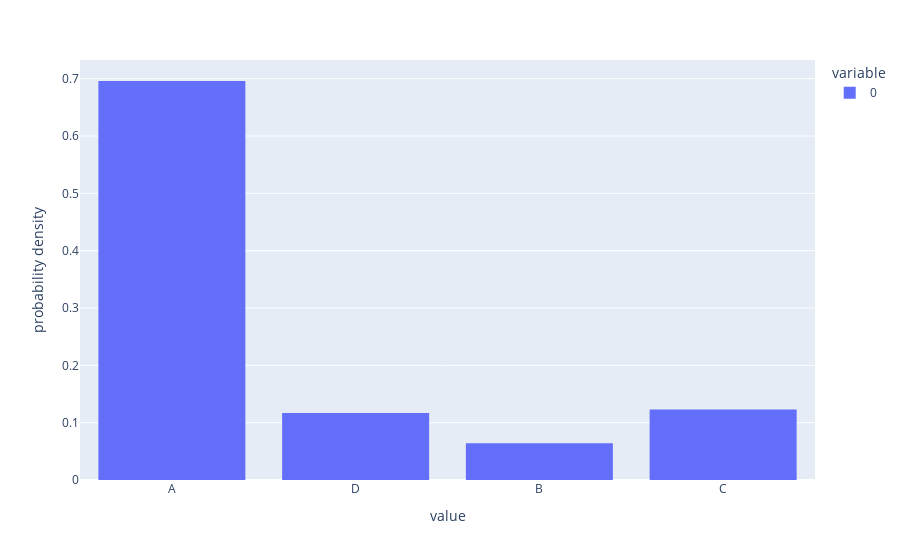

The code cell stored with this chart in its notebook:
### Code cell
def get_a_random_distribution(n : int):
    """genere une distribution de probabilité a support fini."""
    substrat=[]
    for k in range(n):
        if (k==n-1) and (substrat!=[]):
            substrat.append(1-sum(substrat))
        else:
            substrat.append(np.random.uniform(0,1-sum(substrat)))
    return substrat
class Chaine_Markovienne():
    def __init__(self, states : tuple, mu_zero : (float), transitions : [[float]]):
        """Chaine_Markovienne modélise une chaine de markov a support fini.
        States est un tuple contenant tous les etats de la chaine.
        mu_zero (un tuple) est la distribution a support fini de la loi de X0.
        transitions la matrice de transition."""
        assert len(states) !=0, "Chaine sans états"
        self.states = states
        self.mu_zero = walkerTable(distribution=mu_zero,distribution_values=self.states)
        self.state = self.mu_zero.run()
        self.round = 0
        self.transitions = transitions
        self.transitions_walker_table = [walkerTable(distribution=line,distribution_values=self.states) for line in self.transitions]
        pass
    def run(self, rounds : int):
        """Simule la trajectoire d'une chaine de markov avec un temps d'arret discret T = rounds"""
        for i in range(rounds):
            self.state = self.transitions_walker_table[self.states.index(self.state)].run()   #!!!!!!! possibilité d'amélioration, l'index est couteux!!!!
            self.round = self.round + 1
        return self.state
    def __repr__(self):
        txt = "\n"
        for k in self.transitions:
            txt = txt + "||"
            for i in range(len(k)):
                txt = txt + " " + str(k[i] + 0.0000000001)[:4] + " |"
            txt = txt + "|\n"
        return "current state : " + str(self.state) + txt
    def __str__(self):
        txt = "\n"
        for k in self.transitions:
            txt = txt + "||"
            for i in range(len(k)):
                txt = txt + " " + str(k[i] + 0.0000000001)[:4] + " |"
            txt = txt + "|\n"
        return "current state : " + str(self.state) + txt
    def reinit(self):
        self.state = self.mu_zero.run()
        self.round = 0
        pass
    def empiricLikelihood(self, n=1000):
        """Affiche l'histogramme de notre distribution pour n simmulation"""
        assert n != 0, "distribution non spécifiée"
        fig = px.histogram([self.run(rounds=1000) for k in range(n)], histnorm='probability density')
        fig.show()
test1 = Chaine_Markovienne(states=("A","B","C","D"),
                         mu_zero=get_a_random_distribution(4),
                         transitions=[get_a_random_distribution(4) for i in range(4)])
print(test1)
test1.empiricLikelihood()

### Figure 1 — Plotly figure (JSON) as saved in the notebook; plotly's stock layout.template omitted (floating-point values rounded to 4 significant figures; data arrays with more than 128 entries replaced by an {"elided": "..."} marker saying what was removed)
{"data": [{"bingroup": "x", "histnorm": "probability density", "hovertemplate": "variable=0<br>value=%{x}<br>probability density=%{y}<extra></extra>", "legendgroup": "0", "marker": {"color": "#636efa", "pattern": {"shape": ""}}, "name": "0", "orientation": "v", "showlegend": true, "type": "histogram", "x": {"elided": "1000 str values"}, "xaxis": "x", "yaxis": "y"}], "layout": {"barmode": "relative", "legend": {"title": {"text": "variable"}, "tracegroupgap": 0}, "margin": {"t": 60}, "xaxis": {"anchor": "y", "domain": [0, 1], "title": {"text": "value"}}, "yaxis": {"anchor": "x", "domain": [0, 1], "title": {"text": "probability density"}}}}
